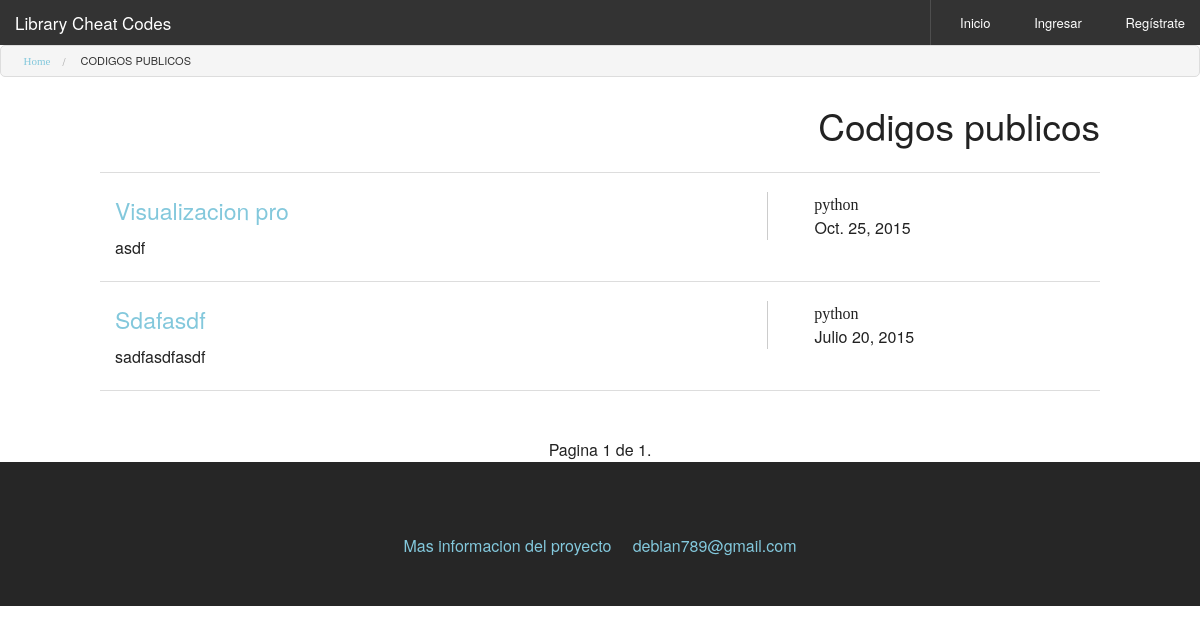
The app's page /codigos-publicos/ with its own data.
### codigos/models.py (models this page shows, shortened)
class mdl_codigos(models.Model):
	titulo 		 = models.CharField(max_length=500)
	descripcion  = models.TextField(blank=True)
	links    	 = models.URLField(max_length=300,blank=True)
	lenguaje     = models.ForeignKey(mdl_lenguaje,blank=False)
	archivo      = models.FileField(upload_to='archivoCodigos/',null=True,blank=True)
	codigo 		 = models.TextField()
	usuario      = models.ForeignKey(User)
	favorito     = models.BooleanField(default=False,blank=False)
	fechaIngreso = models.DateField(auto_now = True)
	estado       = models.BooleanField(default = False)
	class Meta:
		verbose_name = ('Codigo')
		verbose_name_plural = ('Codigos')

### elementos_comunes/models.py (models this page shows)
class mdl_lenguaje(models.Model):
	nombre = models.CharField(max_length = 300)
	class Meta:
		verbose_name = ('Lenguaje')
		verbose_name_plural = ('Lenguajes')
	def __unicode__(self):
		return self.nombre

### codigos/views.py (the view)
# urls.py: url(r'^codigos-publicos/$','view_codigos_publicos',name='codigos_publicos'),
def view_codigos_publicos(request):
	if request.method == 'POST':
		formularioBusqueda = frm_codigos_busqueda(request.POST)
		if formularioBusqueda.is_valid():
			codigos = mdl_codigos.objects.select_related().filter(estado=True).order_by('-id')
			if formularioBusqueda.cleaned_data['busqueda']:
				codigos = codigos.filter( Q(titulo__icontains=formularioBusqueda.cleaned_data['busqueda']) | Q(descripcion__icontains=formularioBusqueda.cleaned_data['busqueda']) )
			else:
				pass
			if formularioBusqueda.cleaned_data['lenguaje']  :
				codigos = codigos.filter(lenguaje=formularioBusqueda.cleaned_data['lenguaje'])
			else:
				pass
			if formularioBusqueda.cleaned_data['adjunto']:
				codigos = codigos.filter(archivo__isnull=False).exclude(archivo__exact='')
			else:
				pass
			paginator = Paginator(codigos,20)
			page = request.POST.get('page')
			try:
				contacts = paginator.page(page)
			except PageNotAnInteger:
				contacts = paginator.page(1)
			except EmptyPage:
				contacts = paginator.page(paginator.num_pages)
			porFormulario=True
			contexto = {"codigos":contacts,"formularioBusqueda":formularioBusqueda,"porFormulario":porFormulario}
		else:
			codigos = mdl_codigos.objects.select_related().filter(estado=True).order_by('-id')
			formularioBusqueda = frm_codigos_busqueda()
			paginator = Paginator(codigos,20)
			page = request.POST.get('page')
			try:
				contacts = paginator.page(page)
			except PageNotAnInteger:
				contacts = paginator.page(1)
			except EmptyPage:
				contacts = paginator.page(paginator.num_pages)
			porFormulario=True
			contexto = {"codigos":contacts,"formularioBusqueda":formularioBusqueda,"porFormulario":porFormulario}
		return render(request,"codigos_publicos.html",contexto)
	else:
		codigos = mdl_codigos.objects.select_related().filter(estado=True).order_by('-id')
		formularioBusqueda = frm_codigos_busqueda()
		paginator = Paginator(codigos,20)
		page = request.GET.get('page')
		try:
			contacts = paginator.page(page)
		except PageNotAnInteger:
			contacts = paginator.page(1)
		except EmptyPage:
			contacts = paginator.page(paginator.num_pages)
		contexto = {"codigos":contacts,"formularioBusqueda":formularioBusqueda}
		return render(request,"codigos_publicos.html",contexto)

### principal/context_processors.py (called while the page is built)
def googleAnalytics(request):
    try:
        data = GoogleAnalytics_mdl.objects.all()
    except GoogleAnalytics_mdl.DoesNotExist:
        return {'AU':'','siteWeb':''}
    return {'googleAnalytics':data}

def menu(request):
    menu = {'menu': [
        {'name': 'Inicio ', 'url':reverse('inicio_sesion')},
        {'name': 'Mis Comandos ', 'url':reverse('comandos')},
        {'name': 'Mis Codigos ', 'url': reverse('codigos')},
        {'name': 'Comandos Publicos ', 'url':reverse('comandos_publicos')},
        {'name': 'Codigos Publicos', 'url': reverse('codigos_publicos')},
    ]}
    for item in menu['menu']:
        if request.path == item['url']:
            item['active'] = True
    return menu

def menu_publico(request):
    menu = {'menu_publico': [
        {'name': 'Comandos ', 'url':reverse('comandos_publicos')},
        {'name': 'Codigos ', 'url': reverse('codigos_publicos')},
    ]}
    for item in menu['menu_publico']:
        if request.path == item['url']:
            item['active'] = True
    return menu

### codigos/templates/codigos_publicos.html (shortened to what this page needs)
{% extends "base.html" %}
{% block contenido %}
<ul class="breadcrumbs">
   <li><a href="{% url 'inicio' %} " class="icon-home3">Home</a></li>
    <li class="current"><a href="{% url 'codigos_publicos' %}" class="activado"> Codigos publicos </a>  </li>
</ul>
<article class="resultadoBusqueda">
  <div class="row">
    <div class="large-12 "><h2 class="text-right">Codigos publicos</h2></div>
      <hr>
      {% if codigos %}
        <div id="itemCollection" class="large-12">
          {% for codigo in codigos %}
            <div class=" "  >
              <div class=" " >
                <div class="large-8 column">
                  <h4>
                    <a href="{% url 'detalle_codigo_publico' codigo.id  %}">{{ codigo.titulo|truncatechars:140|capfirst }}</a>
                  </h4>
                  <p >{{ codigo.descripcion|truncatechars:140 }}  </p>
                </div>
                <div class="large-4 column"  style="border-left:1px solid #ccc  ">
                  <div class="large-6 small-6 column">
                    <span class="icon-leaf">
                    {{codigo.lenguaje }}</span>
                  </div>
                  <div class="large-1 small-1 column">
                    {% if codigo.archivo %}
                      <a href="{{MEDIA_URL}}/{{codigo.archivo}} " class=" icon-attachment " target="blank"></a>
                    {% else %}
                      <span class="icon-attachment"></span>
                    {% endif %}
                  </div>
                  <div class="large-1 small-1 column">
                    <a href="{% url 'codigo_pdf' codigo.id %}" class="icon-file-text">  </a>
                  </div>
                  <br>
                  <div class="large-12 small-12 column">
                    <span class="icon-calendar"></span>
                    {{codigo.fechaIngreso }}
                  </div>
                </div>
              </div>
              <hr>
    </div>
    {% endfor %}
  </div>
  </div>
  {% if not porFormulario %}
  <div class="text-center">
  <br>
  <br>
    <span class="step-links">
      <span class="current">
        Pagina {{ codigos.number }} de {{ codigos.paginator.num_pages }}.
      </span>
    </span>
  </div>
  {% endif %}
  {% endif %}
</article>
{% endblock %}

### principal/static/icomoon/style.css (style rules this page uses)
[class^="icon-"], [class*=" icon-"] { font-family: 'icomoon'; speak: none; font-style: normal; font-weight: normal; font-variant: normal; text-transform: none; line-height: 1; -webkit-font-smoothing: antialiased; -moz-osx-font-smoothing: grayscale; }
.icon-home3:before { content: "\e902"; }
.icon-file-text:before { content: "\e922"; }
.icon-calendar:before { content: "\e953"; }
.icon-leaf:before { content: "\e9a4"; }
.icon-attachment:before { content: "\e9cd"; }

### records on screen
mdl_codigos: titulo "Visualizacion pro", descripcion "asdf", lenguaje "python", fechaIngreso "Oct. 25, 2015"
mdl_codigos: titulo "Sdafasdf", descripcion "sadfasdfasdf", lenguaje "python", fechaIngreso "Julio 20, 2015"

### other values on screen
{{ codigos.number }} "1"
{{ codigos.paginator.num_pages }} "1"
